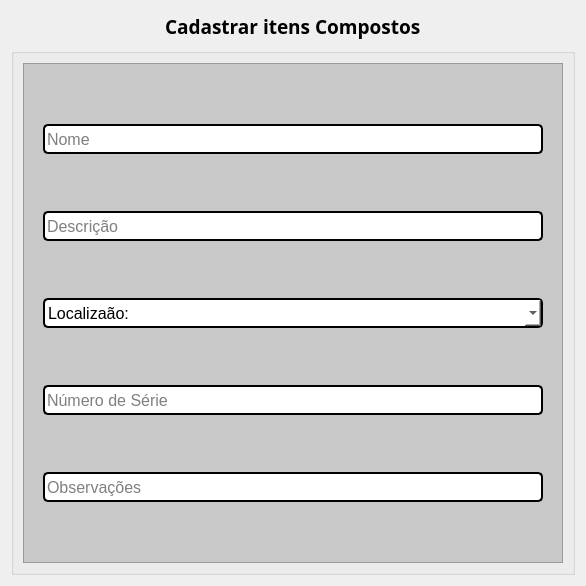
                <widget class="QWidget" name="computadores_cadastrar_page">
                 <layout class="QVBoxLayout" name="verticalLayout_27">
                  <item alignment="Qt::AlignHCenter">
                   <widget class="QLabel" name="label_28">
                    <property name="minimumSize">
                     <size>
                      <width>111</width>
                      <height>31</height>
                     </size>
                    </property>
                    <property name="maximumSize">
                     <size>
                      <width>300</width>
                      <height>31</height>
                     </size>
                    </property>
                    <property name="font">
                     <font>
                      <family>Arial Black</family>
                      <pointsize>14</pointsize>
                      <weight>75</weight>
                      <bold>true</bold>
                     </font>
                    </property>
                    <property name="text">
                     <string>Cadastrar itens Compostos</string>
                    </property>
                   </widget>
                  </item>
                  <item>
                   <widget class="QGroupBox" name="groupBox_22">
                    <property name="minimumSize">
                     <size>
                      <width>0</width>
                      <height>0</height>
                     </size>
                    </property>
                    <property name="maximumSize">
                     <size>
                      <width>15000</width>
                      <height>15000</height>
                     </size>
                    </property>
                    <property name="title">
                     <string/>
                    </property>
                    <layout class="QGridLayout" name="gridLayout_48">
                     <item row="0" column="0" alignment="Qt::AlignHCenter">
                      <widget class="QFrame" name="frame_31">
                       <property name="minimumSize">
                        <size>
                         <width>540</width>
                         <height>500</height>
                        </size>
                       </property>
                       <property name="maximumSize">
                        <size>
                         <width>540</width>
                         <height>100000</height>
                        </size>
                       </property>
                       <property name="styleSheet">
                        <string notr="true">background-color: rgb(200, 200, 200);</string>
                       </property>
                       <property name="frameShape">
                        <enum>QFrame::StyledPanel</enum>
                       </property>
                       <property name="frameShadow">
                        <enum>QFrame::Raised</enum>
                       </property>
                       <layout class="QGridLayout" name="gridLayout_49">
                        <item row="4" column="0">
                         <widget class="QLineEdit" name="computadores_c_obs_txt">
                          <property name="minimumSize">
                           <size>
                            <width>500</width>
                            <height>30</height>
                           </size>
                          </property>
                          <property name="maximumSize">
                           <size>
                            <width>500</width>
                            <height>16777215</height>
                           </size>
                          </property>
                          <property name="font">
                           <font>
                            <family>Arial</family>
                            <pointsize>12</pointsize>
                           </font>
                          </property>
                          <property name="styleSheet">
                           <string notr="true">color: rgb(0, 0, 0);
border-color: rgb(0, 0, 0);
background-color: rgb(255, 255, 255);
border-style: solid;
border-width: 2px;
border-radius: 5px;</string>
                          </property>
                          <property name="placeholderText">
                           <string>Observações</string>
                          </property>
                         </widget>
                        </item>
                        <item row="1" column="0">
                         <widget class="QLineEdit" name="computadores_c_descricao_txt">
                          <property name="minimumSize">
                           <size>
                            <width>500</width>
                            <height>30</height>
                           </size>
                          </property>
                          <property name="maximumSize">
                           <size>
                            <width>500</width>
                            <height>16777215</height>
                           </size>
                          </property>
                          <property name="font">
                           <font>
                            <family>Arial</family>
                            <pointsize>12</pointsize>
                           </font>
                          </property>
                          <property name="styleSheet">
                           <string notr="true">color: rgb(0, 0, 0);
border-color: rgb(0, 0, 0);
background-color: rgb(255, 255, 255);
border-style: solid;
border-width: 2px;
border-radius: 5px;</string>
                          </property>
                          <property name="placeholderText">
                           <string>Descrição</string>
                          </property>
                         </widget>
                        </item>
                        <item row="3" column="0">
                         <widget class="QLineEdit" name="computadores_c_serie_txt">
                          <property name="minimumSize">
                           <size>
                            <width>500</width>
                            <height>30</height>
                           </size>
                          </property>
                          <property name="maximumSize">
                           <size>
                            <width>500</width>
                            <height>16777215</height>
                           </size>
                          </property>
                          <property name="font">
                           <font>
                            <family>Arial</family>
                            <pointsize>12</pointsize>
                           </font>
                          </property>
                          <property name="styleSheet">
                           <string notr="true">color: rgb(0, 0, 0);
border-color: rgb(0, 0, 0);
background-color: rgb(255, 255, 255);
border-style: solid;
border-width: 2px;
border-radius: 5px;</string>
                          </property>
                          <property name="placeholderText">
                           <string>Número de Série</string>
                          </property>
                         </widget>
                        </item>
                        <item row="2" column="0">
                         <widget class="QComboBox" name="computadores_c_localizacao_combo">
                          <property name="minimumSize">
                           <size>
                            <width>500</width>
                            <height>30</height>
                           </size>
                          </property>
                          <property name="maximumSize">
                           <size>
                            <width>500</width>
                            <height>16777215</height>
                           </size>
                          </property>
                          <property name="font">
                           <font>
                            <family>Arial</family>
                            <pointsize>12</pointsize>
                           </font>
                          </property>
                          <property name="styleSheet">
                           <string notr="true">color: rgb(0, 0, 0);
border-color: rgb(0, 0, 0);
background-color: rgb(255, 255, 255);
border-style: solid;
border-width: 2px;
border-radius: 5px;</string>
                          </property>
                          <property name="currentIndex">
                           <number>0</number>
                          </property>
                          <property name="placeholderText">
                           <string>Localização:</string>
                          </property>
                          <item>
                           <property name="text">
                            <string>Localizaão:</string>
                           </property>
                          </item>
                         </widget>
                        </item>
                        <item row="0" column="0">
                         <widget class="QLineEdit" name="computadores_c_nome_txt">
                          <property name="minimumSize">
                           <size>
                            <width>500</width>
                            <height>30</height>
                           </size>
                          </property>
                          <property name="maximumSize">
                           <size>
                            <width>500</width>
                            <height>16777215</height>
                           </size>
                          </property>
                          <property name="font">
                           <font>
                            <family>Arial</family>
                            <pointsize>12</pointsize>
                           </font>
                          </property>
                          <property name="styleSheet">
                           <string notr="true">color: rgb(0, 0, 0);
border-color: rgb(0, 0, 0);
background-color: rgb(255, 255, 255);
border-style: solid;
border-width: 2px;
border-radius: 5px;</string>
                          </property>
                          <property name="placeholderText">
                           <string>Nome</string>
                          </property>
                         </widget>
                        </item>
                       </layout>
                      </widget>
                     </item>
                    </layout>
                   </widget>
                  </item>
                 </layout>
                </widget>
